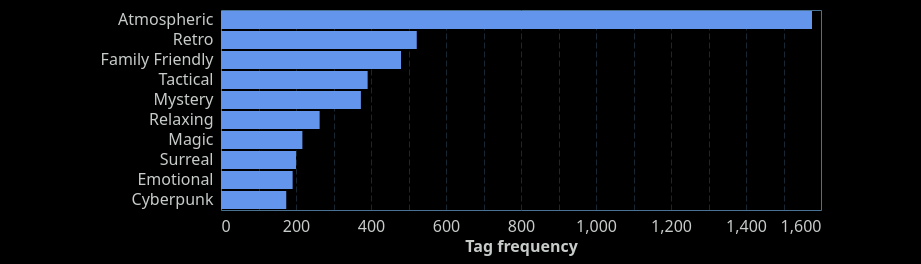

Here is the Vega-Lite specification saved for this chart:
### Vega-Lite specification from a JSON file in a GitHub repository (floating-point values rounded to 4 significant figures; data arrays with more than 128 entries replaced by an {"elided": "..."} marker saying what was removed)
{"config": {"view": {"continuousWidth": 400, "continuousHeight": 300, "stroke": "#4A7295", "strokeWidth": 1}, "background": "#000000", "mark": {"color": "#6495ED"}, "arc": {"fill": "#6495ED"}, "area": {"fill": "#6495ED", "line": true, "fillOpacity": 0.1}, "line": {"stroke": "#6495ED", "strokeWidth": 2}, "path": {"stroke": "#6495ED"}, "rect": {"fill": "#6495ED"}, "shape": {"stroke": "#6495ED"}, "symbol": {"fill": "#6495ED"}, "title": {"color": "#C7CCC9", "anchor": "start", "dy": -15, "fontSize": 16, "font": "IBM Plex Sans,system-ui,-apple-system,BlinkMacSystemFont,\".sfnstext-regular\",sans-serif", "fontWeight": 600}, "axisBand": {"grid": false}, "axis": {"labelColor": "#C7CCC9", "labelFontSize": 16, "labelFont": "IBM Plex Sans Condensed, system-ui, -apple-system, BlinkMacSystemFont, \".SFNSText-Regular\", sans-serif", "labelFontWeight": 400, "titleColor": "#C7CCC9", "titleFontWeight": 600, "titleFontSize": 16, "grid": true, "gridColor": "#4A7295", "labelAngle": 0, "domainColor": null, "tickColor": null, "labelPadding": 2, "tickSize": 6, "tickWidth": 0.5, "gridOpacity": 1, "gridZ": 1}, "axisX": {"gridDash": [6, 3], "gridWidth": 0.35, "gridColor": "#4A7295", "labelAngle": 0}, "axisY": {"gridDash": [6, 3], "gridWidth": 0.35, "gridColor": "#4A7295"}, "layer": {"grid": 1, "mark": 0}, "legend": {"labelFontSize": 11, "padding": 1, "symbolType": "square", "labelColor": "#C7CCC9", "titleColor": "#C7CCC9"}, "style": {"guide-label": {"font": "IBM Plex Sans,system-ui,-apple-system,BlinkMacSystemFont,\".sfnstext-regular\",sans-serif", "fill": "#C7CCC9", "fontWeight": 400}, "guide-title": {"font": "IBM Plex Sans,system-ui,-apple-system,BlinkMacSystemFont,\".sfnstext-regular\",sans-serif", "fill": "#C7CCC9", "fontWeight": 400}}, "range": {"category": ["#33a8c7ff", "#52e3e1ff", "#a0e426ff", "#fdf148ff", "#ffab00ff", "#f77976ff", "#f050aeff", "#d883ffff", "#9336fdff"]}}, "data": {"name": "data-73a4e0907ac6752cb496a1db45b2e1f8"}, "mark": {"type": "bar"}, "encoding": {"tooltip": [{"field": "tags", "type": "nominal"}, {"field": "count", "type": "quantitative"}], "x": {"field": "count", "title": "Tag frequency", "type": "quantitative"}, "y": {"field": "tags", "sort": "-x", "title": "", "type": "nominal"}}, "padding": {"left": 100, "top": 10, "right": 100, "bottom": 10}, "params": [{"name": "CategorySelector", "bind": {"input": "select", "options": ["Themes & Moods", "Top-Level Genres", "Visuals & Viewpoint", "Genres", "Sub-Genres", "Players", "Story", "Level Design"], "name": "Tag Type: "}, "value": "Themes & Moods"}], "transform": [{"filter": "(datum.category === CategorySelector)"}, {"window": [{"op": "rank", "field": "count", "as": "rank"}], "groupby": ["category"], "sort": [{"field": "count", "order": "descending"}]}, {"filter": "(datum.rank <= 10)"}], "width": 600, "$schema": "https://vega.github.io/schema/vega-lite/v5.20.1.json", "datasets": {"data-73a4e0907ac6752cb496a1db45b2e1f8": {"elided": "431 records"}}}
